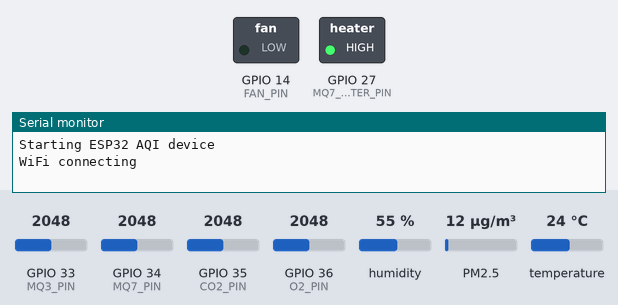
This sketch was run on a simulated ESP32. Parts: switched loads named in the sketch (green lamp = pin HIGH), the last lines printed to the serial monitor. The inputs (shaded band) are chosen by the test bench; at power-on: GPIO 33 (MQ3_PIN) = 2048, GPIO 34 (MQ7_PIN) = 2048, GPIO 35 (CO2_PIN) = 2048, GPIO 36 (O2_PIN) = 2048, humidity 55 %, PM2.5 12 µg/m³, temperature 24 °C. WiFi joins after 1.5 s; servers stay silent unless stated; the local clock reads 2024-03-15 10:24:30 at power-on unless the sketch sets it; no MQTT or app messages arrive unless stated.

Above: at 0.3 s.
At 61.8 s:
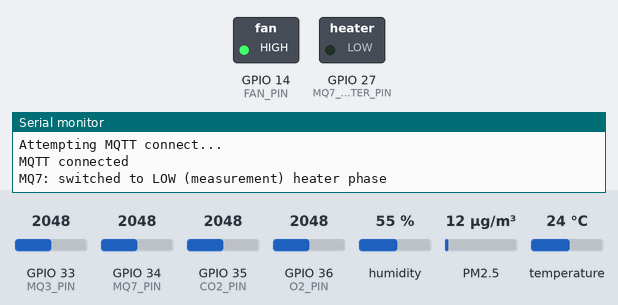
At 126.8 s:
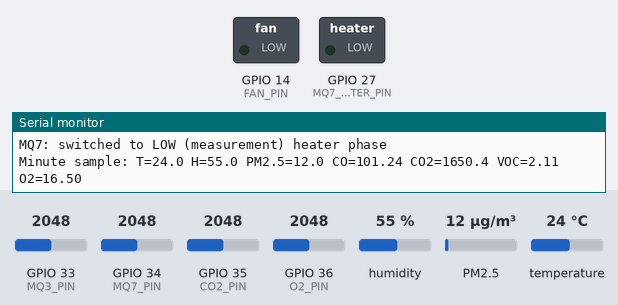
Timing chart, 0 to 128.3 s (numbered marks = the images above):
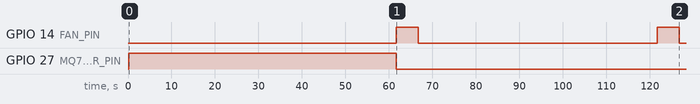

The sketch:

upgrading_main_AQI.ino
```cpp
#include <WiFi.h>
#include <PubSubClient.h>
#include <PMS.h>
#include <DHT.h>
#include <HTTPClient.h>
#include <ArduinoJson.h>
#include "esp_task_wdt.h"
#include "time.h"

// --------------------- USER CONFIG ---------------------
const char* WIFI_SSID = "YOUR_SSID";
const char* WIFI_PASS = "YOUR_PASS";

// MQTT
const char* MQTT_BROKER = "broker.hivemq.com";
const uint16_t MQTT_PORT = 1883;
const char* MQTT_DEVICE_ID = "aqi_device_01";
const char* MQTT_TOPIC_STATUS = "aqi/device01/status";
const char* MQTT_TOPIC_DATA   = "aqi/device01/data";
const char* MQTT_WILL_TOPIC   = "aqi/device01/lastwill";
const char* HTTP_ENDPOINT = "http://api.plumuleresearch.com/api/create.php"; // optional

// Intervals
const uint32_t MINUTE_INTERVAL = 60UL * 1000UL;      // 1 minute
const uint32_t SIX_HOUR_INTERVAL = 6UL * 60UL * 60UL * 1000UL; // 6 hours
const uint32_t DAILY_REBOOT_INTERVAL = 24UL * 60UL * 60UL * 1000UL; // daily reboot

// Pins
#define DHT_PIN        2     // DHT11 data
#define DHT_TYPE       DHT11
#define PMS_RX         16
#define PMS_TX         17
#define MQ7_PIN        34    // analog (AOUT)
#define MQ7_HEATER_PIN 27    // digital to switch heater (via MOSFET)
#define MQ3_PIN        33
#define CO2_PIN        35
#define O2_PIN         36
#define FAN_PIN        14

// ADC / Sampling
const int ADC_SAMPLES = 7;  // odd number for median filter
const int ADC_AVG = 5;      // average after median smoothing

// MQ7 Heater cycle (example timings - adjust per datasheet)
const uint32_t MQ7_HEAT_HIGH_MS = 60000UL;  // high heater (preheat) (60s)
const uint32_t MQ7_HEAT_LOW_MS  = 90000UL;  // low heater (measure) (90s)
const uint32_t MQ7_READ_DELAY_MS = 3000UL;  // wait after switching to low before reading

// Calibration constants - **REPLACE WITH YOUR CALIBRATED VALUES**
const float MQ7_RL = 10000.0f;          // RL in ohms
float MQ7_R0 = 58000.0f;                // calibrate in fresh air
const float MQ7_A = 9.478f;             // curve constant a (example)
const float MQ7_B = -1.347f;            // curve exponent b (example)

float MQ3_R0 = 20000.0f;                // calibrate MQ3 R0
const float MQ3_A = 0.8f;
const float MQ3_B = -1.4f;

const float CO2_V0 = 0.40f;             // voltage at 400ppm measure and set
const float CO2_SLOPE = 0.001f;         // V per ppm (example) -> REPLACE
const float O2_V0 = 2.09f;              // voltage at 20.9% (example) -> REPLACE

// --------------------- GLOBALS ---------------------
WiFiClient espClient;
PubSubClient mqttClient(espClient);
PMS pms(Serial1);
PMS::DATA pmsData;
DHT dht(DHT_PIN, DHT_TYPE);

// Buffer for samples (360 = 6h * 60)
#define MAX_SAMPLES 360
struct Sample {
  float temp, hum;
  float pm2_5, pm10;
  float co, co2, voc, o2;
  uint32_t ts;
};
Sample samples[MAX_SAMPLES];
int sampleCount = 0;
int sampleWriteIndex = 0;

// Timers
unsigned long lastMinuteMillis = 0;
unsigned long lastSixHourMillis = 0;
unsigned long startMillis = 0;
unsigned long lastMQ7HeaterSwitch = 0;
bool mq7HeaterHigh = true; // start with high heater period
unsigned long lastDailyReboot = 0;

// Watchdog
#define WDT_TIMEOUT_S 20  // seconds
// --------------------- UTIL FUNCTIONS ---------------------

// median of array (odd n)
float medianFilter(int pin) {
  int vals[ADC_SAMPLES];
  for (int i = 0; i < ADC_SAMPLES; ++i) {
    vals[i] = analogRead(pin);
    delay(10);
  }
  // simple insertion sort
  for (int i = 1; i < ADC_SAMPLES; ++i) {
    int key = vals[i], j = i - 1;
    while (j >= 0 && vals[j] > key) {
      vals[j + 1] = vals[j];
      j--;
    }
    vals[j + 1] = key;
  }
  return vals[ADC_SAMPLES / 2];
}

float smoothADC(int pin) {
  // median then average of small window
  long sum = 0;
  for (int i = 0; i < ADC_AVG; ++i) {
    sum += medianFilter(pin);
  }
  return (float)sum / ADC_AVG;
}

float adcToVoltage(float adcValue) {
  // ESP32 ADC default reference -> 0..4095 -> map to 0..3.3 (or 0..5 if using external divider)
  // If your sensors output up to 5V, use a proper divider and adjust here.
  // We assume sensors' analog line scaled to 0..3.3V
  return adcValue * (3.3f / 4095.0f);
}

// MQ7 calculation (Rs -> ppm)  -- read only during low-heater stable window
float calcMQ7ppm(float adcVal) {
  float Vout = adcToVoltage(adcVal);
  if (Vout <= 0.01f) return 0.0f;
  float Rs = (3.3f - Vout) / Vout * MQ7_RL; // if divider used, adjust RL or scaling
  float ratio = Rs / MQ7_R0;
  float ppm = MQ7_A * pow(ratio, MQ7_B);
  return (ppm > 0.0f ? ppm : 0.0f);
}

float calcMQ3ppm(float adcVal) {
  float Vout = adcToVoltage(adcVal);
  if (Vout <= 0.01f) return 0.0f;
  float Rs = (3.3f - Vout) / Vout * MQ7_RL; // using same RL
  float ratio = Rs / MQ3_R0;
  float ppm = MQ3_A * pow(ratio, MQ3_B);
  return (ppm > 0.0f ? ppm : 0.0f);
}

float calcCO2ppm(float adcVal) {
  float Vout = adcToVoltage(adcVal);
  float ppm = (Vout - CO2_V0) / CO2_SLOPE + 400.0f;
  if (ppm < 0.0f) ppm = 0.0f;
  return ppm;
}

float calcO2pct(float adcVal) {
  float Vout = adcToVoltage(adcVal);
  float pct = (Vout / O2_V0) * 20.9f;
  if (pct < 0.0f) pct = 0.0f;
  if (pct > 100.0f) pct = 100.0f;
  return pct;
}

// Add a sample to circular buffer
void pushSample(const Sample &s) {
  samples[sampleWriteIndex] = s;
  sampleWriteIndex = (sampleWriteIndex + 1) % MAX_SAMPLES;
  if (sampleCount < MAX_SAMPLES) sampleCount++;
}

// Compute aggregated stats (mean) and return JSON string in char buffer
void publish6HourAggregate() {
  if (sampleCount == 0) return;

  double st=0, sh=0, sp2=0, sp10=0, sc=0, sco2=0, svoc=0, so=0;
  for (int i = 0; i < sampleCount; ++i) {
    st += samples[i].temp;
    sh += samples[i].hum;
    sp2 += samples[i].pm2_5;
    sp10 += samples[i].pm10;
    sc += samples[i].co;
    sco2 += samples[i].co2;
    svoc += samples[i].voc;
    so += samples[i].o2;
  }
  double cnt = sampleCount;
  StaticJsonDocument<512> doc;
  doc["device_id"] = MQTT_DEVICE_ID;
  doc["samples"] = (int)sampleCount;
  doc["temp"] = st / cnt;
  doc["hum"] = sh / cnt;
  doc["pm2_5"] = sp2 / cnt;
  doc["pm10"] = sp10 / cnt;
  doc["co"] = sc / cnt;
  doc["co2"] = sco2 / cnt;
  doc["voc"] = svoc / cnt;
  doc["o2"] = so / cnt;
  doc["rssi"] = WiFi.RSSI();
  doc["free_heap"] = ESP.getFreeHeap();
  // time
  time_t now;
  time(&now);
  doc["ts"] = now;

  char outBuf[700];
  size_t n = serializeJson(doc, outBuf, sizeof(outBuf));
  // Publish to MQTT
  mqttClient.publish(MQTT_TOPIC_DATA, outBuf, n, false);
  Serial.println("Published 6-hour aggregate to MQTT:");
  Serial.println(outBuf);

  // Optional: HTTP POST (uncomment if needed)
  /*
  HTTPClient http;
  http.begin(HTTP_ENDPOINT);
  http.addHeader("Content-Type", "application/json");
  int code = http.POST(outBuf);
  if (code > 0) {
    Serial.printf("HTTP POST code: %d\n", code);
    String resp = http.getString();
    Serial.println(resp);
  } else {
    Serial.printf("HTTP POST failed, error: %d\n", code);
  }
  http.end();
  */

  // reset buffer
  sampleCount = 0;
  sampleWriteIndex = 0;
}

// Publish a lightweight status every minute
void publishStatus(float temp, float hum, float pm2_5) {
  StaticJsonDocument<256> doc;
  doc["device_id"] = MQTT_DEVICE_ID;
  time_t now; time(&now);
  doc["ts"] = now;
  doc["temp"] = temp;
  doc["hum"] = hum;
  doc["pm2_5"] = pm2_5;
  doc["rssi"] = WiFi.RSSI();
  doc["free_heap"] = ESP.getFreeHeap();
  char buf[300];
  size_t n = serializeJson(doc, buf);
  mqttClient.publish(MQTT_TOPIC_STATUS, buf, n, true); // retained status
}

// MQTT connect with backoff
void mqttConnect() {
  uint32_t backoff = 1000;
  const uint32_t maxBackoff = 30000;
  while (!mqttClient.connected()) {
    if (WiFi.status() != WL_CONNECTED) {
      Serial.println("WiFi not connected, waiting...");
      delay(1000);
      continue;
    }
    Serial.println("Attempting MQTT connect...");
    // set LWT
    mqttClient.setServer(MQTT_BROKER, MQTT_PORT);
    mqttClient.setCallback(nullptr);
    if (mqttClient.connect(MQTT_DEVICE_ID, nullptr, nullptr, MQTT_WILL_TOPIC, 0, true, "offline")) {
      Serial.println("MQTT connected");
      mqttClient.publish(MQTT_WILL_TOPIC, "online", true);
      break;
    } else {
      Serial.printf("MQTT connect failed, rc=%d. Backing off %u ms\n", mqttClient.state(), backoff);
      delay(backoff);
      backoff = min(backoff * 2, maxBackoff);
    }
  }
}

// Setup NTP time using system timezone UTC by default (adjust)
void setupTime() {
  configTime(0, 0, "pool.ntp.org", "time.google.com");
  Serial.println("Waiting for NTP time sync...");
  time_t now = time(nullptr);
  uint32_t tries = 0;
  while (now < 1600000000UL && tries < 20) { // wait for valid time
    delay(500);
    Serial.print(".");
    now = time(nullptr);
    tries++;
  }
  Serial.println();
  if (now < 1600000000UL) Serial.println("NTP sync failed, continue with device uptime.");
  else Serial.println("NTP synced.");
}

// --------------------- SETUP ---------------------
void setup() {
  Serial.begin(115200);
  delay(200);
  Serial.println("Starting ESP32 AQI device");

  // Setup WDT
  esp_task_wdt_init(WDT_TIMEOUT_S, true); // enable panic so ESP restarts on WDT
  esp_task_wdt_add(NULL); // add current task (loop) to WDT

  // Initialize hardware
  pinMode(FAN_PIN, OUTPUT); digitalWrite(FAN_PIN, LOW);
  pinMode(MQ7_HEATER_PIN, OUTPUT); digitalWrite(MQ7_HEATER_PIN, HIGH); // start with heater HIGH
  pinMode(MQ7_PIN, INPUT);
  pinMode(MQ3_PIN, INPUT);
  pinMode(CO2_PIN, INPUT);
  pinMode(O2_PIN, INPUT);

  dht.begin();
  Serial1.begin(9600, SERIAL_8N1, PMS_RX, PMS_TX);
  pms.passiveMode();

  // Connect WiFi
  WiFi.mode(WIFI_STA);
  WiFi.begin(WIFI_SSID, WIFI_PASS);
  Serial.print("WiFi connecting");
  uint32_t wifiStart = millis();
  while (WiFi.status() != WL_CONNECTED && millis() - wifiStart < 20000) {
    delay(500); Serial.print(".");
  }
  if (WiFi.status() == WL_CONNECTED) Serial.println("\nWiFi connected.");
  else Serial.println("\nWiFi not connected at setup (will retry later).");

  // Setup time & mqtt
  setupTime();
  mqttClient.setServer(MQTT_BROKER, MQTT_PORT);

  startMillis = millis();
  lastMinuteMillis = millis();
  lastSixHourMillis = millis();
  lastDailyReboot = millis();
  lastMQ7HeaterSwitch = millis();
  mq7HeaterHigh = true; // start high phase
}

// --------------------- LOOP ---------------------
void loop() {
  // feed watchdog
  esp_task_wdt_reset();

  // MQTT ensure connected
  if (!mqttClient.connected()) mqttConnect();
  mqttClient.loop();

  unsigned long nowMs = millis();

  // MQ7 heater state machine
  // If we're in high phase, stay high for MQ7_HEAT_HIGH_MS then switch to low.
  if (mq7HeaterHigh && (nowMs - lastMQ7HeaterSwitch >= MQ7_HEAT_HIGH_MS)) {
    // switch to low (measurement) phase
    digitalWrite(MQ7_HEATER_PIN, LOW); // low heater voltage via appropriate circuit
    mq7HeaterHigh = false;
    lastMQ7HeaterSwitch = nowMs;
    Serial.println("MQ7: switched to LOW (measurement) heater phase");
  } else if (!mq7HeaterHigh && (nowMs - lastMQ7HeaterSwitch >= MQ7_HEAT_LOW_MS)) {
    // switch back to high
    digitalWrite(MQ7_HEATER_PIN, HIGH);
    mq7HeaterHigh = true;
    lastMQ7HeaterSwitch = nowMs;
    Serial.println("MQ7: switched to HIGH (preheat) heater phase");
  }

  // 1-minute sampling - status and push into buffer
  if (nowMs - lastMinuteMillis >= MINUTE_INTERVAL) {
    lastMinuteMillis = nowMs;

    // Turn fan on briefly
    digitalWrite(FAN_PIN, HIGH);
    delay(5000);
    digitalWrite(FAN_PIN, LOW);

    // Read DHT
    float temp = NAN, hum = NAN;
    temp = dht.readTemperature();
    hum = dht.readHumidity();

    // Read PM sensor
    float pm2_5 = 0, pm10 = 0;
    pms.wakeUp();
    delay(1500);
    pms.requestRead();
    if (pms.readUntil(pmsData)) {
      pm2_5 = pmsData.PM_AE_UG_2_5;
      pm10  = pmsData.PM_AE_UG_10_0;
    }
    pms.sleep();

    // Read analog sensors
    // For MQ7, only read during LOW heater phase and after a small stabilization delay
    float co_ppm = 0.0f;
    if (!mq7HeaterHigh) {
      // ensure we've been in low for long enough
      if (millis() - lastMQ7HeaterSwitch >= MQ7_READ_DELAY_MS) {
        float raw = smoothADC(MQ7_PIN);
        co_ppm = calcMQ7ppm(raw);
      } else {
        // not yet stable - try median read as placeholder
        float raw = medianFilter(MQ7_PIN);
        co_ppm = calcMQ7ppm(raw);
      }
    } else {
      // during high phase, reading is not valid
      co_ppm = NAN;
    }

    float raw_voc = smoothADC(MQ3_PIN);
    float voc_ppm = calcMQ3ppm(raw_voc);

    float raw_co2 = smoothADC(CO2_PIN);
    float co2_ppm = calcCO2ppm(raw_co2);

    float raw_o2 = smoothADC(O2_PIN);
    float o2_pct = calcO2pct(raw_o2);

    // Create sample
    Sample s;
    s.temp = temp; s.hum = hum;
    s.pm2_5 = pm2_5; s.pm10 = pm10;
    s.co = co_ppm; s.co2 = co2_ppm; s.voc = voc_ppm; s.o2 = o2_pct;
    s.ts = (uint32_t)time(nullptr);
    pushSample(s);

    // Publish lightweight status (retained)
    publishStatus(temp, hum, pm2_5);

    Serial.printf("Minute sample: T=%.1f H=%.1f PM2.5=%.1f CO=%.2f CO2=%.1f VOC=%.2f O2=%.2f\n",
                  temp, hum, pm2_5, co_ppm, co2_ppm, voc_ppm, o2_pct);

    // safety: if WiFi disconnected try reconnect now
    if (WiFi.status() != WL_CONNECTED) {
      Serial.println("WiFi lost - attempting reconnect...");
      WiFi.reconnect();
    }
  }

  // 6-hour aggregated publish
  if (nowMs - lastSixHourMillis >= SIX_HOUR_INTERVAL) {
    lastSixHourMillis = nowMs;
    publish6HourAggregate();
  }

  // Daily soft reboot to avoid long-run fragmentation/hangs
  if (nowMs - lastDailyReboot >= DAILY_REBOOT_INTERVAL) {
    Serial.println("Daily reboot triggered.");
    delay(100);
    ESP.restart();
  }

  delay(10); // small yield
}
```

Measured:
- by itself, GPIO 14 (FAN_PIN): alternates HIGH for 5.0 s and LOW for 55.0 s
- by itself, GPIO 27 (MQ7_HEATER_PIN): HIGH → LOW at 61.7 s
